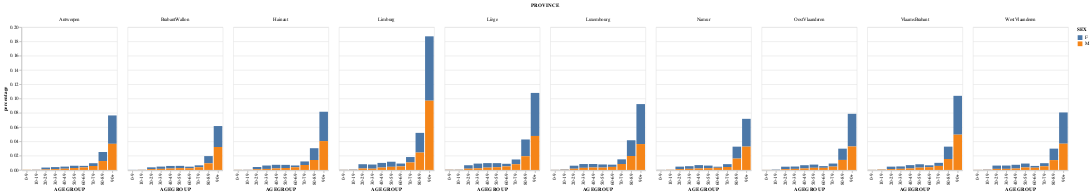

Notebook code for this chart:
### Code cell
alt.Chart(df_plot).mark_bar().encode(x='AGEGROUP:N', y='percentage', color='SEX:N', column='PROVINCE:N')

### Figure 1 — Vega-Lite specification as saved in the notebook (floating-point values rounded to 4 significant figures; data arrays with more than 128 entries replaced by an {"elided": "..."} marker saying what was removed)
{"config": {"view": {"continuousWidth": 400, "continuousHeight": 300}}, "data": {"name": "data-8c4256b2c33a1fca2a5d94ca31a38873"}, "mark": "bar", "encoding": {"color": {"type": "nominal", "field": "SEX"}, "column": {"type": "nominal", "field": "PROVINCE"}, "x": {"type": "nominal", "field": "AGEGROUP"}, "y": {"type": "quantitative", "field": "percentage"}}, "$schema": "https://vega.github.io/schema/vega-lite/v4.8.1.json", "datasets": {"data-8c4256b2c33a1fca2a5d94ca31a38873": {"elided": "200 records"}}}
